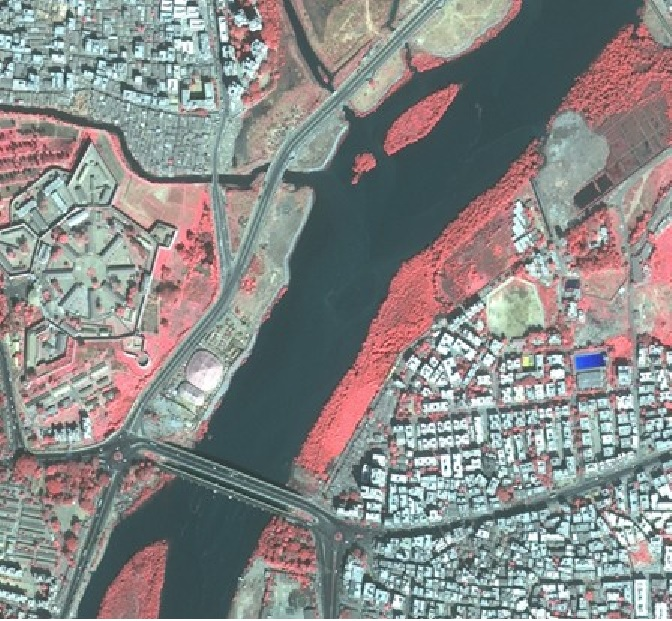
#> input picture imagen.jpeg, 672 x 621 px
$ python problema2.py   (older library calls are emulated)
#> lines starting #> are read from the running program, lines starting #| are printed output that depends on the picture
import numpy as np
import cv2
import matplotlib.pyplot as plt
from sklearn.mixture import GaussianMixture

img = cv2.imread('imagen.jpeg')
#> img is the input picture: shape (621, 672, 3); mean B, G, R 136.3, 137.4, 137.4
hist=cv2.calcHist([img],[0],None,[256],[0,256])
#> hist = 256 values, max 12544 at index 82, min 0 at index 0, mean 1630.1
hist[0]=0

data=img.ravel()
data=data[data != 0]
data=data[data != 1]

gmm=GaussianMixture(n_components = 6)
gmm=gmm.fit(X=np.expand_dims(data,1))

threshold = np.mean(gmm.means_)
#> threshold = 137
binary_img = img > threshold
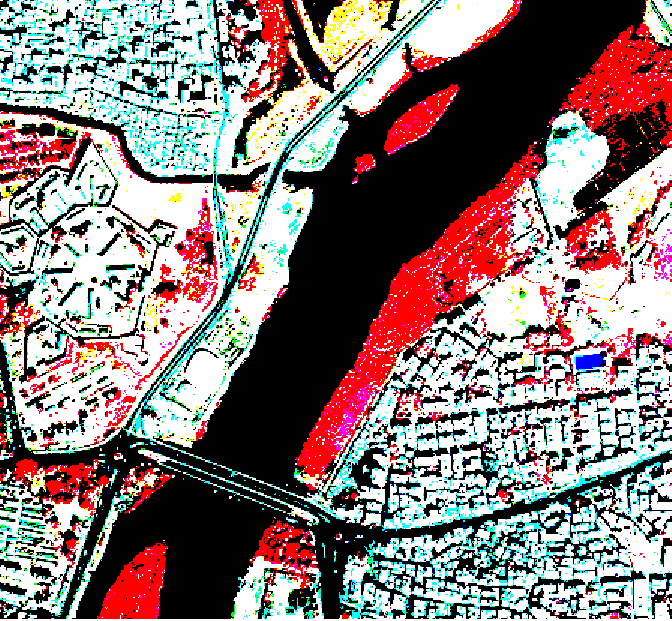
#> binary_img: shape (621, 672, 3) bool; mean B, G, R 0.48, 0.488, 0.546

gmm_x=np.linspace(0,253,256)
gmm_y=np.exp(gmm.score_samples(gmm_x.reshape(-1,1)))
#> gmm_y = 256 values, max 0.0132 at index 81, min 1.12e-16 at index 0, mean 0.00391

fig, ax = plt.subplots()
ax.hist(img.ravel(),255,[2,256], normed=True)
ax.plot(gmm_x, gmm_y, color="crimson", lw=4, label="GMM")

ax.set_ylabel("Frequency")
ax.set_xlabel("Pixel Intensity")

plt.legend()
plt.show()
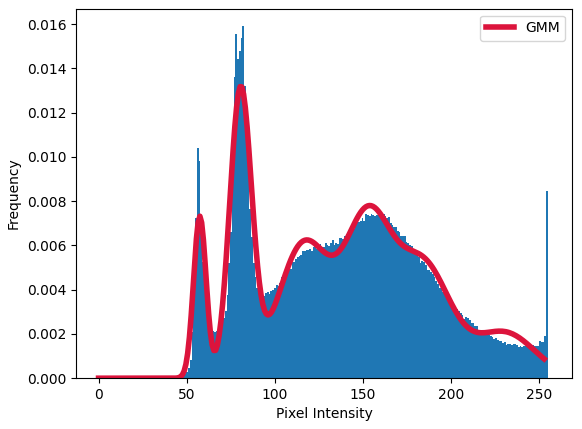
#> figure drawn by matplotlib, 1 panel; tallest bar 0.0159 high, from x = 81.69 to 82.68; curve peaks at x = 80.36, y = 0.0132
